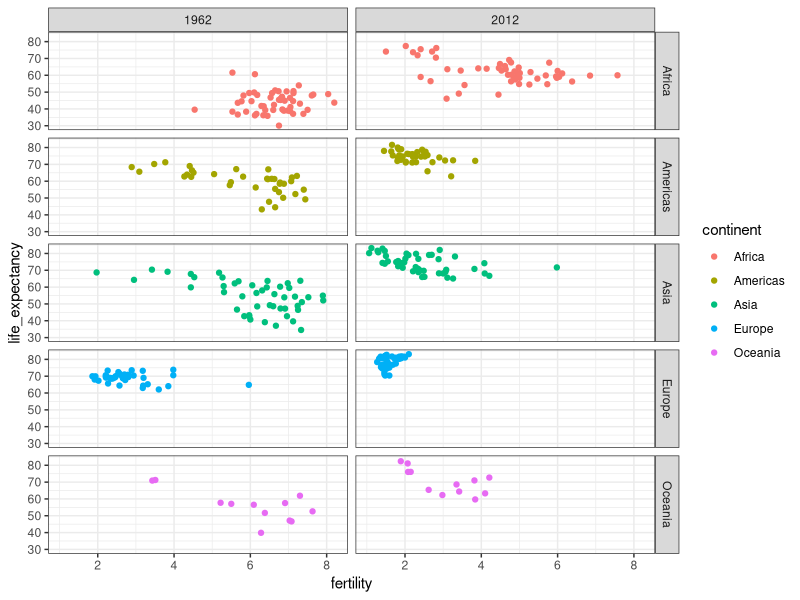
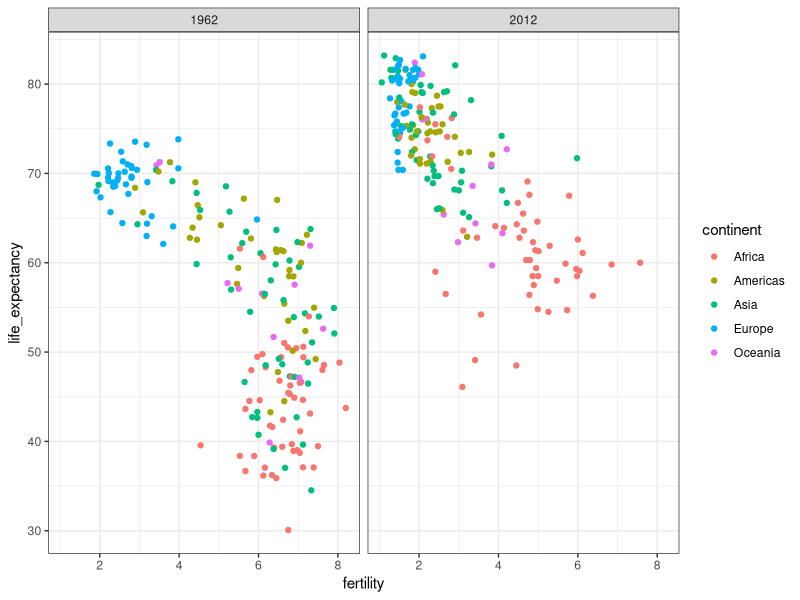
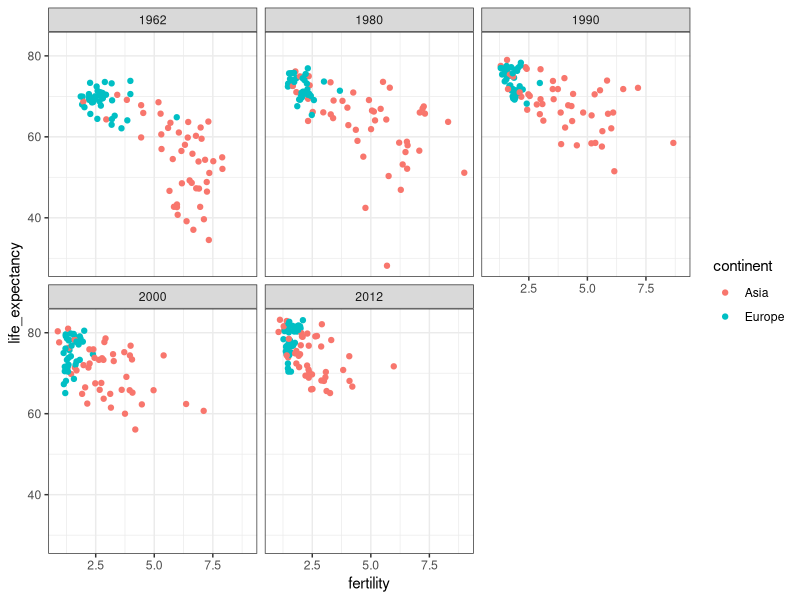
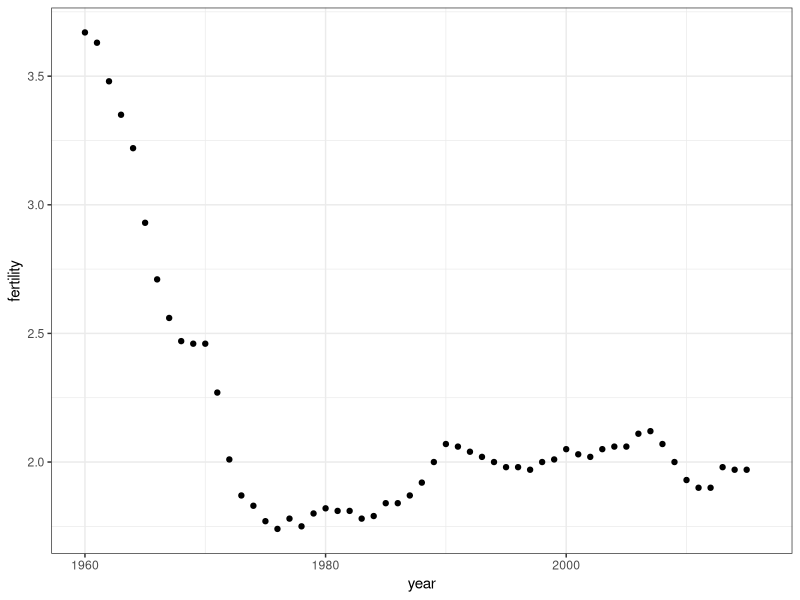
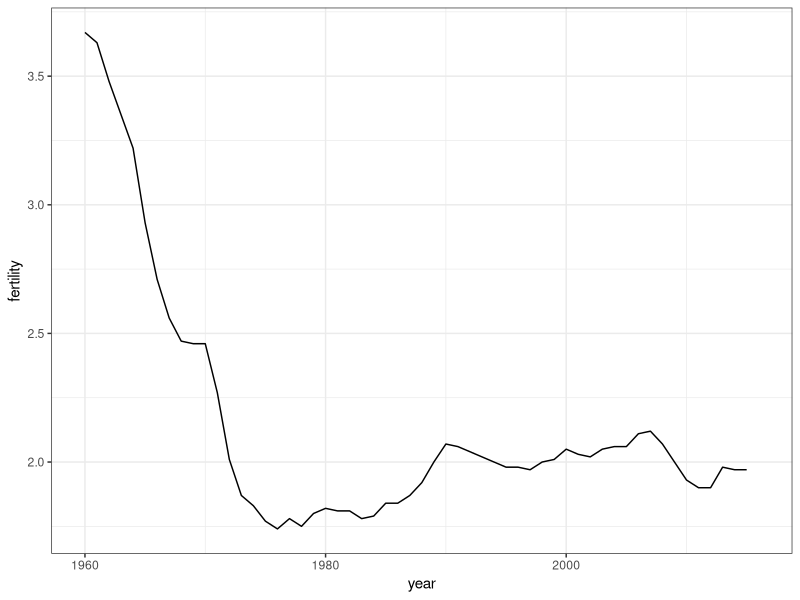
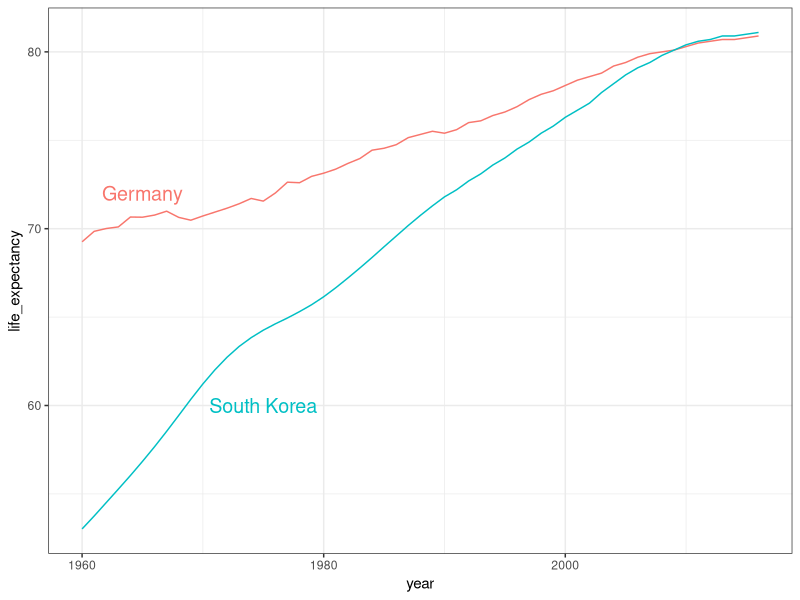
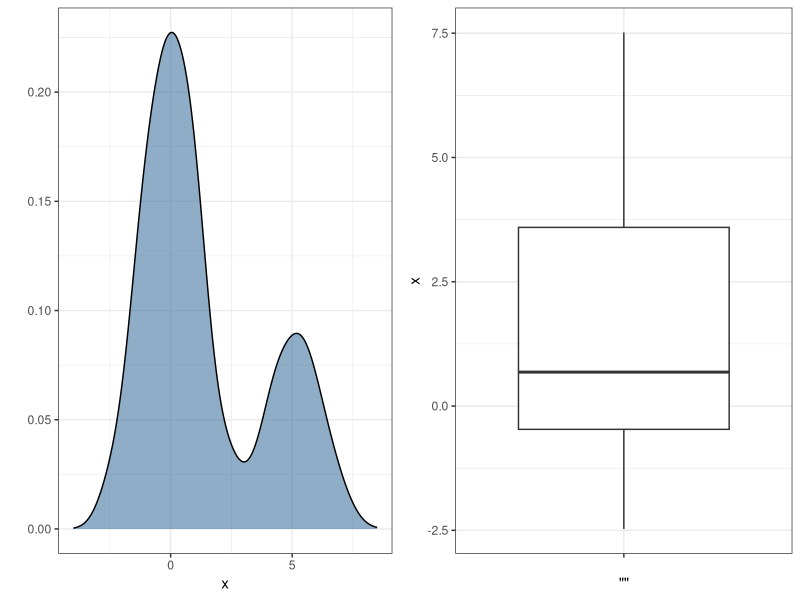
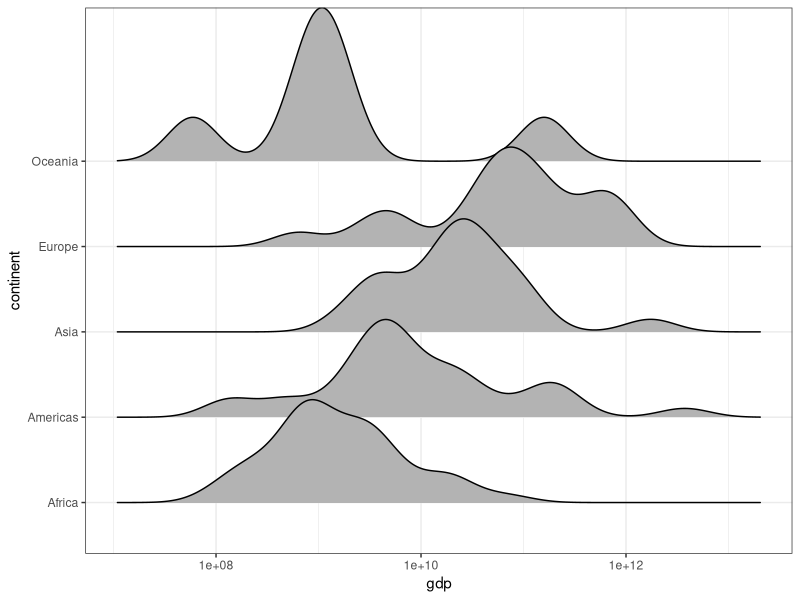

Generate these figures, in order, with R:
## ---- chunk 1
library(tidyverse)
library(dslabs)
data(gapminder)
ds_theme_set()
gapminder %>% as_tibble()
## ---- chunk 2
filter(gapminder, year%in%c(1962, 2012)) %>%
  ggplot(aes(fertility, life_expectancy, col = continent)) +
  geom_point() +
  facet_grid(continent~year)
## ---- chunk 3
filter(gapminder, year%in%c(1962, 2012)) %>%
  ggplot(aes(fertility, life_expectancy, col = continent)) +
  geom_point() +
  facet_grid(. ~ year)
## ---- chunk 4
years <- c(1962, 1980, 1990, 2000, 2012)
continents <- c("Europe", "Asia")
gapminder %>%
  filter(year %in% years & continent %in% continents) %>%
  ggplot( aes(fertility, life_expectancy, col = continent)) +
  geom_point() +
  facet_wrap(~year) 
## ---- chunk 5
gapminder %>%
  filter(country == "United States") %>%
  ggplot(aes(year, fertility)) +
  geom_point()
## ---- chunk 6
gapminder %>%
  filter(country == "United States") %>%
  ggplot(aes(year, fertility)) +
  geom_line()
## ---- chunk 7
countries <- c("South Korea", "Germany")
labels <- data.frame(country = countries, 
                     x = c(1975,1965), 
                     y = c(60,72))

gapminder %>%
  filter(country %in% countries) %>%
  ggplot(aes(year, life_expectancy, col = country)) +
  geom_line() +
  geom_text(data = labels, aes(x, y, label = country), size = 5) +
  theme(legend.position = "none")
## ---- chunk 8
set.seed(1987)
z <- sample(c(0,1), 1000, replace = TRUE, prob = c(0.25, 0.75))
x <- rnorm(100)*z + rnorm(100, 5)*(1 - z)
p1 <- qplot(x, geom = "density", fill = 1, show.legend=FALSE, alpha = 0.2) +
  scale_x_continuous(limits=c(-4,8.5))
p2 <- qplot("", x, geom="boxplot")
gridExtra::grid.arrange(p1, p2, nrow = 1)
## ---- chunk 9
library(ggridges)
p <- gapminder %>%
  filter(year == 1970 & !is.na(gdp)) %>%
  ggplot(aes(gdp, continent)) +
  scale_x_continuous(trans = "log10")
p + geom_density_ridges()
## ---- chunk 10
p + geom_density_ridges(scale = 2)
## ---- chunk 11
p + geom_density_ridges(jittered_points = TRUE)
## ---- chunk 12
p + geom_density_ridges(jittered_points = TRUE,
                        position = position_points_jitter(height = 0),
                        point_shape = '|', point_size = 3,
                        point_alpha = 1, alpha = 0.7, scale = 1)
